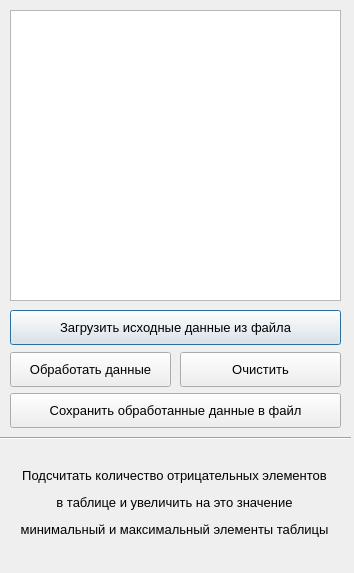
<?xml version="1.0" encoding="UTF-8"?>
<ui version="4.0">
 <class>Dialog</class>
 <widget class="QDialog" name="Dialog">
  <property name="geometry">
   <rect>
    <x>0</x>
    <y>0</y>
    <width>354</width>
    <height>573</height>
   </rect>
  </property>
  <property name="minimumSize">
   <size>
    <width>354</width>
    <height>573</height>
   </size>
  </property>
  <property name="maximumSize">
   <size>
    <width>354</width>
    <height>573</height>
   </size>
  </property>
  <property name="windowTitle">
   <string>Dialog</string>
  </property>
  <widget class="QPlainTextEdit" name="plainTextEdit">
   <property name="geometry">
    <rect>
     <x>10</x>
     <y>10</y>
     <width>331</width>
     <height>291</height>
    </rect>
   </property>
   <property name="font">
    <font>
     <family>Segoe UI</family>
     <pointsize>10</pointsize>
    </font>
   </property>
  </widget>
  <widget class="QPushButton" name="btn_upload_data">
   <property name="geometry">
    <rect>
     <x>10</x>
     <y>310</y>
     <width>331</width>
     <height>35</height>
    </rect>
   </property>
   <property name="font">
    <font>
     <family>Segoe UI</family>
     <pointsize>10</pointsize>
    </font>
   </property>
   <property name="text">
    <string>Загрузить исходные данные из файла</string>
   </property>
  </widget>
  <widget class="QPushButton" name="btn_process_data">
   <property name="geometry">
    <rect>
     <x>10</x>
     <y>352</y>
     <width>161</width>
     <height>35</height>
    </rect>
   </property>
   <property name="font">
    <font>
     <family>Segoe UI</family>
     <pointsize>10</pointsize>
    </font>
   </property>
   <property name="text">
    <string>Обработать данные</string>
   </property>
  </widget>
  <widget class="QPushButton" name="btn_clear">
   <property name="geometry">
    <rect>
     <x>180</x>
     <y>352</y>
     <width>161</width>
     <height>35</height>
    </rect>
   </property>
   <property name="font">
    <font>
     <family>Segoe UI</family>
     <pointsize>10</pointsize>
    </font>
   </property>
   <property name="text">
    <string>Очистить</string>
   </property>
  </widget>
  <widget class="QPushButton" name="btn_save_data">
   <property name="geometry">
    <rect>
     <x>10</x>
     <y>393</y>
     <width>331</width>
     <height>35</height>
    </rect>
   </property>
   <property name="font">
    <font>
     <family>Segoe UI</family>
     <pointsize>10</pointsize>
    </font>
   </property>
   <property name="text">
    <string>Сохранить обработанные данные в файл</string>
   </property>
  </widget>
  <widget class="QLabel" name="label_task_1">
   <property name="geometry">
    <rect>
     <x>4</x>
     <y>447</y>
     <width>341</width>
     <height>111</height>
    </rect>
   </property>
   <property name="font">
    <font>
     <family>Segoe UI</family>
     <pointsize>10</pointsize>
    </font>
   </property>
   <property name="text">
    <string>&lt;html&gt;&lt;head/&gt;&lt;body&gt;&lt;p align=&quot;center&quot;&gt;Подсчитать количество отрицательных элементов&lt;/p&gt;&lt;p align=&quot;center&quot;&gt;в таблице и увеличить на это значение&lt;/p&gt;&lt;p align=&quot;center&quot;&gt;минимальный и максимальный элементы таблицы&lt;/p&gt;&lt;/body&gt;&lt;/html&gt;</string>
   </property>
  </widget>
  <widget class="Line" name="line">
   <property name="geometry">
    <rect>
     <x>0</x>
     <y>430</y>
     <width>351</width>
     <height>16</height>
    </rect>
   </property>
   <property name="orientation">
    <enum>Qt::Horizontal</enum>
   </property>
  </widget>
 </widget>
 <resources/>
 <connections/>
</ui>
